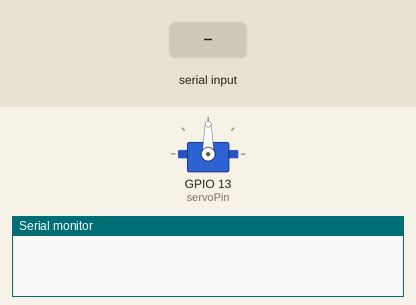
Bench run of a sketch on a simulated ESP32. On the bench: servo, the last lines printed to the serial monitor. The test bench sets the inputs (shaded band).

Above: at 1.2 s.
1.3 s: "a" received over Serial
At 4.2 s:
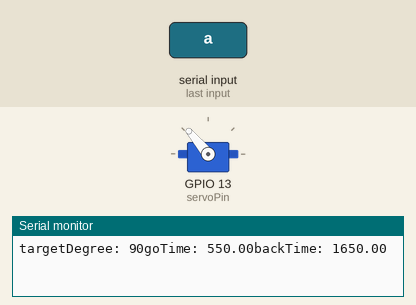
4.3 s: "s" received over Serial
Timing chart, 0 to 11.2 s (numbered marks = the images above; inputs shaded):
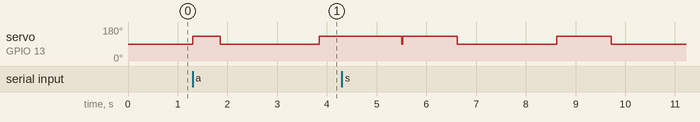

Measured:
- after the input at 1.3 s, servo on GPIO 13 (servoPin): 90° → 130° at once, → 90° 0.55 s later, → 130° 2.0 s later

The sketch:

esp32_servo.ino
```cpp
/*********
  Rui Santos & Sara Santos - Random Nerd Tutorials
  Complete project details at https://RandomNerdTutorials.com/esp32-servo-motor-web-server-arduino-ide/
  Based on the ESP32Servo Sweep Example
*********/

#include <ESP32Servo.h>

static const int servoPin = 13;
static const int servoRotateSpeed = 130;
static const int servoStopSpeed = 90; // 搭配servo1.attach(servoPin, 1000, 2000) 時，speed = 90 會停下
static const double time_of_degree = (double)2200 / 360;

Servo servo1;
int test = 100;

void setup() {
  Serial.begin(115200);
  servo1.attach(servoPin, 1000, 2000); // 為避免用壞馬達，把 min max 設定在 1000~2000
}

// 360 度馬達
void loop() {
  if (Serial.available()) {
    char c = Serial.read();
    int targetDegree = 0;
    switch(c) {
      case 'w': targetDegree = 0; break;
      case 'a': targetDegree = 90; break;
      case 's': targetDegree = 180; break;
      case 'd': targetDegree = 270; break;
      default: targetDegree = 0; break;
    }

    double goTime = targetDegree * time_of_degree;
    double backTime = (360 - targetDegree) * time_of_degree;
    Serial.print("targetDegree: ");
    Serial.print(targetDegree);
    Serial.print("goTime: ");
    Serial.print(goTime);
    Serial.print("backTime: ");
    Serial.println(backTime);

    servo1.write(servoRotateSpeed);
    delay(goTime);

    servo1.write(servoStopSpeed);
    delay(2000);

    servo1.write(servoRotateSpeed);
    delay(backTime);
    servo1.write(servoStopSpeed);
    delay(20);
  }
}


// 180 度馬達
// void loop() {
//   for(int posDegrees = 0; posDegrees <= 180; posDegrees += 2) {
//     servo1.write(posDegrees);
//     Serial.println(posDegrees);
//     delay(50);
//   }

//   for(int posDegrees = 180; posDegrees >= 0; posDegrees -= 2) {
//     servo1.write(posDegrees);
//     Serial.println(posDegrees);
//     delay(50);
//   }
// }
```
